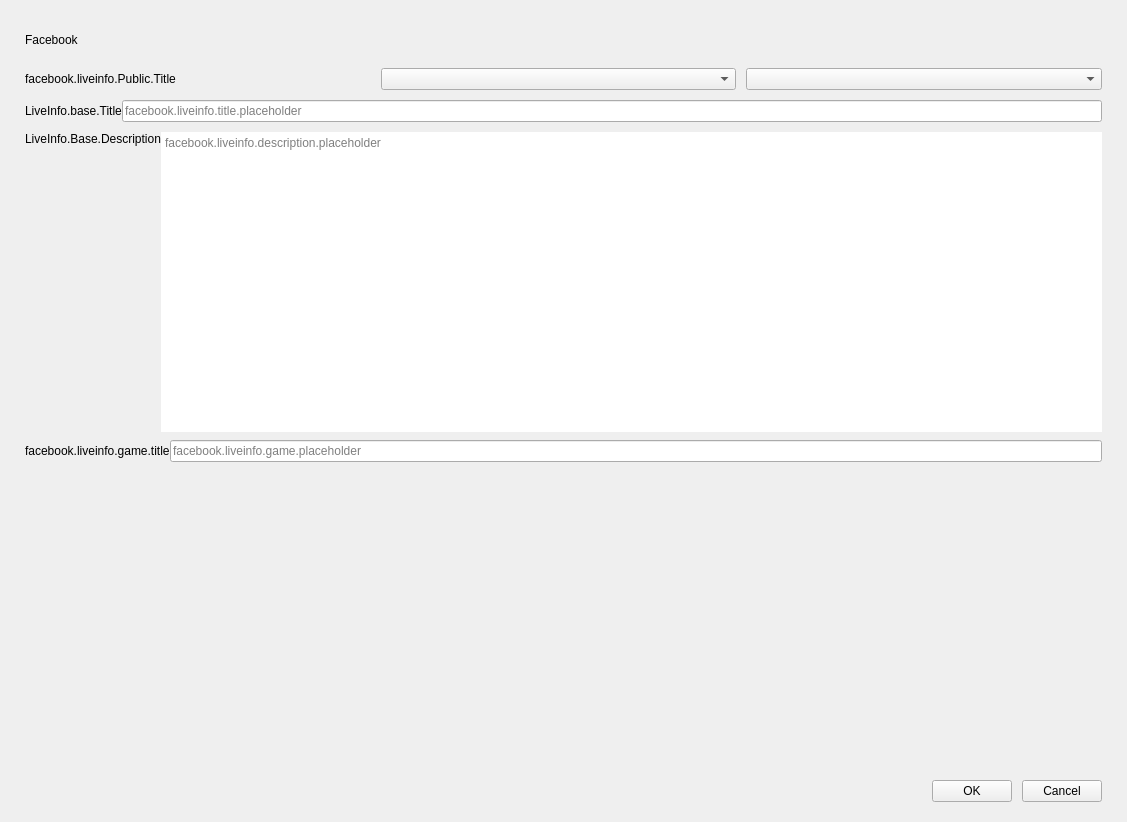
<?xml version="1.0" encoding="UTF-8"?>
<ui version="4.0">
 <class>PLSLiveInfoFacebook</class>
 <widget class="QWidget" name="PLSLiveInfoFacebook">
  <property name="geometry">
   <rect>
    <x>0</x>
    <y>0</y>
    <width>1127</width>
    <height>822</height>
   </rect>
  </property>
  <property name="windowTitle">
   <string>PLSLiveInfoFacebook</string>
  </property>
  <layout class="QVBoxLayout" name="verticalLayout">
   <property name="spacing">
    <number>0</number>
   </property>
   <property name="leftMargin">
    <number>0</number>
   </property>
   <property name="topMargin">
    <number>0</number>
   </property>
   <property name="rightMargin">
    <number>0</number>
   </property>
   <property name="bottomMargin">
    <number>0</number>
   </property>
   <item>
    <spacer name="verticalSpacer">
     <property name="orientation">
      <enum>Qt::Vertical</enum>
     </property>
     <property name="sizeType">
      <enum>QSizePolicy::Fixed</enum>
     </property>
     <property name="sizeHint" stdset="0">
      <size>
       <width>20</width>
       <height>30</height>
      </size>
     </property>
    </spacer>
   </item>
   <item>
    <layout class="QHBoxLayout" name="horizontalLayout_6">
     <property name="spacing">
      <number>0</number>
     </property>
     <item>
      <spacer name="horizontalSpacer_11">
       <property name="orientation">
        <enum>Qt::Horizontal</enum>
       </property>
       <property name="sizeType">
        <enum>QSizePolicy::Fixed</enum>
       </property>
       <property name="sizeHint" stdset="0">
        <size>
         <width>25</width>
         <height>20</height>
        </size>
       </property>
      </spacer>
     </item>
     <item>
      <widget class="QLabel" name="platformNameLabel">
       <property name="text">
        <string>Facebook</string>
       </property>
      </widget>
     </item>
    </layout>
   </item>
   <item>
    <spacer name="verticalSpacer_2">
     <property name="orientation">
      <enum>Qt::Vertical</enum>
     </property>
     <property name="sizeType">
      <enum>QSizePolicy::Fixed</enum>
     </property>
     <property name="sizeHint" stdset="0">
      <size>
       <width>20</width>
       <height>18</height>
      </size>
     </property>
    </spacer>
   </item>
   <item>
    <layout class="QHBoxLayout" name="horizontalLayout">
     <property name="spacing">
      <number>0</number>
     </property>
     <item>
      <spacer name="horizontalSpacer_3">
       <property name="orientation">
        <enum>Qt::Horizontal</enum>
       </property>
       <property name="sizeType">
        <enum>QSizePolicy::Fixed</enum>
       </property>
       <property name="sizeHint" stdset="0">
        <size>
         <width>25</width>
         <height>20</height>
        </size>
       </property>
      </spacer>
     </item>
     <item>
      <widget class="QLabel" name="labelOpen">
       <property name="text">
        <string>facebook.liveinfo.Public.Title</string>
       </property>
      </widget>
     </item>
     <item>
      <widget class="PLSLoadingCombox" name="shareFirstObject"/>
     </item>
     <item>
      <spacer name="horizontalSpacer">
       <property name="orientation">
        <enum>Qt::Horizontal</enum>
       </property>
       <property name="sizeType">
        <enum>QSizePolicy::Fixed</enum>
       </property>
       <property name="sizeHint" stdset="0">
        <size>
         <width>10</width>
         <height>20</height>
        </size>
       </property>
      </spacer>
     </item>
     <item>
      <widget class="PLSLoadingCombox" name="shareSecondObject"/>
     </item>
     <item>
      <spacer name="horizontalSpacer_4">
       <property name="orientation">
        <enum>Qt::Horizontal</enum>
       </property>
       <property name="sizeType">
        <enum>QSizePolicy::Fixed</enum>
       </property>
       <property name="sizeHint" stdset="0">
        <size>
         <width>25</width>
         <height>20</height>
        </size>
       </property>
      </spacer>
     </item>
    </layout>
   </item>
   <item>
    <spacer name="verticalSpacer_3">
     <property name="orientation">
      <enum>Qt::Vertical</enum>
     </property>
     <property name="sizeType">
      <enum>QSizePolicy::Fixed</enum>
     </property>
     <property name="sizeHint" stdset="0">
      <size>
       <width>20</width>
       <height>10</height>
      </size>
     </property>
    </spacer>
   </item>
   <item>
    <layout class="QHBoxLayout" name="horizontalLayout_2">
     <property name="spacing">
      <number>0</number>
     </property>
     <item>
      <spacer name="horizontalSpacer_5">
       <property name="orientation">
        <enum>Qt::Horizontal</enum>
       </property>
       <property name="sizeType">
        <enum>QSizePolicy::Fixed</enum>
       </property>
       <property name="sizeHint" stdset="0">
        <size>
         <width>25</width>
         <height>20</height>
        </size>
       </property>
      </spacer>
     </item>
     <item>
      <widget class="QLabel" name="labelTitle">
       <property name="text">
        <string>LiveInfo.base.Title</string>
       </property>
      </widget>
     </item>
     <item>
      <widget class="QLineEdit" name="titleField">
       <property name="placeholderText">
        <string>facebook.liveinfo.title.placeholder</string>
       </property>
      </widget>
     </item>
     <item>
      <spacer name="horizontalSpacer_6">
       <property name="orientation">
        <enum>Qt::Horizontal</enum>
       </property>
       <property name="sizeType">
        <enum>QSizePolicy::Fixed</enum>
       </property>
       <property name="sizeHint" stdset="0">
        <size>
         <width>25</width>
         <height>20</height>
        </size>
       </property>
      </spacer>
     </item>
    </layout>
   </item>
   <item>
    <spacer name="verticalSpacer_4">
     <property name="orientation">
      <enum>Qt::Vertical</enum>
     </property>
     <property name="sizeType">
      <enum>QSizePolicy::Fixed</enum>
     </property>
     <property name="sizeHint" stdset="0">
      <size>
       <width>20</width>
       <height>10</height>
      </size>
     </property>
    </spacer>
   </item>
   <item>
    <layout class="QHBoxLayout" name="horizontalLayout_3">
     <property name="spacing">
      <number>0</number>
     </property>
     <item>
      <spacer name="horizontalSpacer_7">
       <property name="orientation">
        <enum>Qt::Horizontal</enum>
       </property>
       <property name="sizeType">
        <enum>QSizePolicy::Fixed</enum>
       </property>
       <property name="sizeHint" stdset="0">
        <size>
         <width>25</width>
         <height>20</height>
        </size>
       </property>
      </spacer>
     </item>
     <item>
      <widget class="QLabel" name="labelDescription">
       <property name="text">
        <string>LiveInfo.Base.Description</string>
       </property>
       <property name="alignment">
        <set>Qt::AlignLeading|Qt::AlignLeft|Qt::AlignTop</set>
       </property>
      </widget>
     </item>
     <item>
      <widget class="QTextEdit" name="descriptionTitle">
       <property name="frameShape">
        <enum>QFrame::NoFrame</enum>
       </property>
       <property name="acceptRichText">
        <bool>false</bool>
       </property>
       <property name="placeholderText">
        <string>facebook.liveinfo.description.placeholder</string>
       </property>
      </widget>
     </item>
     <item>
      <spacer name="horizontalSpacer_8">
       <property name="orientation">
        <enum>Qt::Horizontal</enum>
       </property>
       <property name="sizeType">
        <enum>QSizePolicy::Fixed</enum>
       </property>
       <property name="sizeHint" stdset="0">
        <size>
         <width>25</width>
         <height>20</height>
        </size>
       </property>
      </spacer>
     </item>
    </layout>
   </item>
   <item>
    <spacer name="verticalSpacer_7">
     <property name="orientation">
      <enum>Qt::Vertical</enum>
     </property>
     <property name="sizeType">
      <enum>QSizePolicy::Fixed</enum>
     </property>
     <property name="sizeHint" stdset="0">
      <size>
       <width>20</width>
       <height>8</height>
      </size>
     </property>
    </spacer>
   </item>
   <item>
    <layout class="QHBoxLayout" name="horizontalLayout_7">
     <property name="spacing">
      <number>0</number>
     </property>
     <item>
      <spacer name="horizontalSpacer_12">
       <property name="orientation">
        <enum>Qt::Horizontal</enum>
       </property>
       <property name="sizeType">
        <enum>QSizePolicy::Fixed</enum>
       </property>
       <property name="sizeHint" stdset="0">
        <size>
         <width>25</width>
         <height>20</height>
        </size>
       </property>
      </spacer>
     </item>
     <item>
      <widget class="QLabel" name="gameLabel">
       <property name="text">
        <string>facebook.liveinfo.game.title</string>
       </property>
      </widget>
     </item>
     <item>
      <widget class="PLSFacebookGameLineEdit" name="gameLineEdit">
       <property name="placeholderText">
        <string>facebook.liveinfo.game.placeholder</string>
       </property>
      </widget>
     </item>
     <item>
      <spacer name="horizontalSpacer_13">
       <property name="orientation">
        <enum>Qt::Horizontal</enum>
       </property>
       <property name="sizeType">
        <enum>QSizePolicy::Fixed</enum>
       </property>
       <property name="sizeHint" stdset="0">
        <size>
         <width>25</width>
         <height>20</height>
        </size>
       </property>
      </spacer>
     </item>
    </layout>
   </item>
   <item>
    <spacer name="verticalSpacer_8">
     <property name="orientation">
      <enum>Qt::Vertical</enum>
     </property>
     <property name="sizeHint" stdset="0">
      <size>
       <width>20</width>
       <height>287</height>
      </size>
     </property>
    </spacer>
   </item>
   <item>
    <widget class="QWidget" name="lineView" native="true">
     <property name="palette">
      <palette>
       <active>
        <colorrole role="WindowText">
         <brush brushstyle="SolidPattern">
          <color alpha="255">
           <red>255</red>
           <green>255</green>
           <blue>255</blue>
          </color>
         </brush>
        </colorrole>
        <colorrole role="Button">
         <brush brushstyle="SolidPattern">
          <color alpha="255">
           <red>21</red>
           <green>21</green>
           <blue>21</blue>
          </color>
         </brush>
        </colorrole>
        <colorrole role="Light">
         <brush brushstyle="SolidPattern">
          <color alpha="255">
           <red>31</red>
           <green>31</green>
           <blue>31</blue>
          </color>
         </brush>
        </colorrole>
        <colorrole role="Midlight">
         <brush brushstyle="SolidPattern">
          <color alpha="255">
           <red>26</red>
           <green>26</green>
           <blue>26</blue>
          </color>
         </brush>
        </colorrole>
        <colorrole role="Dark">
         <brush brushstyle="SolidPattern">
          <color alpha="255">
           <red>10</red>
           <green>10</green>
           <blue>10</blue>
          </color>
         </brush>
        </colorrole>
        <colorrole role="Mid">
         <brush brushstyle="SolidPattern">
          <color alpha="255">
           <red>14</red>
           <green>14</green>
           <blue>14</blue>
          </color>
         </brush>
        </colorrole>
        <colorrole role="Text">
         <brush brushstyle="SolidPattern">
          <color alpha="255">
           <red>255</red>
           <green>255</green>
           <blue>255</blue>
          </color>
         </brush>
        </colorrole>
        <colorrole role="BrightText">
         <brush brushstyle="SolidPattern">
          <color alpha="255">
           <red>255</red>
           <green>255</green>
           <blue>255</blue>
          </color>
         </brush>
        </colorrole>
        <colorrole role="ButtonText">
         <brush brushstyle="SolidPattern">
          <color alpha="255">
           <red>255</red>
           <green>255</green>
           <blue>255</blue>
          </color>
         </brush>
        </colorrole>
        <colorrole role="Base">
         <brush brushstyle="SolidPattern">
          <color alpha="255">
           <red>0</red>
           <green>0</green>
           <blue>0</blue>
          </color>
         </brush>
        </colorrole>
        <colorrole role="Window">
         <brush brushstyle="SolidPattern">
          <color alpha="255">
           <red>21</red>
           <green>21</green>
           <blue>21</blue>
          </color>
         </brush>
        </colorrole>
        <colorrole role="Shadow">
         <brush brushstyle="SolidPattern">
          <color alpha="255">
           <red>0</red>
           <green>0</green>
           <blue>0</blue>
          </color>
         </brush>
        </colorrole>
        <colorrole role="AlternateBase">
         <brush brushstyle="SolidPattern">
          <color alpha="255">
           <red>10</red>
           <green>10</green>
           <blue>10</blue>
          </color>
         </brush>
        </colorrole>
        <colorrole role="ToolTipBase">
         <brush brushstyle="SolidPattern">
          <color alpha="255">
           <red>255</red>
           <green>255</green>
           <blue>220</blue>
          </color>
         </brush>
        </colorrole>
        <colorrole role="ToolTipText">
         <brush brushstyle="SolidPattern">
          <color alpha="255">
           <red>0</red>
           <green>0</green>
           <blue>0</blue>
          </color>
         </brush>
        </colorrole>
        <colorrole role="PlaceholderText">
         <brush brushstyle="SolidPattern">
          <color alpha="128">
           <red>255</red>
           <green>255</green>
           <blue>255</blue>
          </color>
         </brush>
        </colorrole>
       </active>
       <inactive>
        <colorrole role="WindowText">
         <brush brushstyle="SolidPattern">
          <color alpha="255">
           <red>255</red>
           <green>255</green>
           <blue>255</blue>
          </color>
         </brush>
        </colorrole>
        <colorrole role="Button">
         <brush brushstyle="SolidPattern">
          <color alpha="255">
           <red>21</red>
           <green>21</green>
           <blue>21</blue>
          </color>
         </brush>
        </colorrole>
        <colorrole role="Light">
         <brush brushstyle="SolidPattern">
          <color alpha="255">
           <red>31</red>
           <green>31</green>
           <blue>31</blue>
          </color>
         </brush>
        </colorrole>
        <colorrole role="Midlight">
         <brush brushstyle="SolidPattern">
          <color alpha="255">
           <red>26</red>
           <green>26</green>
           <blue>26</blue>
          </color>
         </brush>
        </colorrole>
        <colorrole role="Dark">
         <brush brushstyle="SolidPattern">
          <color alpha="255">
           <red>10</red>
           <green>10</green>
           <blue>10</blue>
          </color>
         </brush>
        </colorrole>
        <colorrole role="Mid">
         <brush brushstyle="SolidPattern">
          <color alpha="255">
           <red>14</red>
           <green>14</green>
           <blue>14</blue>
          </color>
         </brush>
        </colorrole>
        <colorrole role="Text">
         <brush brushstyle="SolidPattern">
          <color alpha="255">
           <red>255</red>
           <green>255</green>
           <blue>255</blue>
          </color>
         </brush>
        </colorrole>
        <colorrole role="BrightText">
         <brush brushstyle="SolidPattern">
          <color alpha="255">
           <red>255</red>
           <green>255</green>
           <blue>255</blue>
          </color>
         </brush>
        </colorrole>
        <colorrole role="ButtonText">
         <brush brushstyle="SolidPattern">
          <color alpha="255">
           <red>255</red>
           <green>255</green>
           <blue>255</blue>
          </color>
         </brush>
        </colorrole>
        <colorrole role="Base">
         <brush brushstyle="SolidPattern">
          <color alpha="255">
           <red>0</red>
           <green>0</green>
           <blue>0</blue>
          </color>
         </brush>
        </colorrole>
        <colorrole role="Window">
         <brush brushstyle="SolidPattern">
          <color alpha="255">
           <red>21</red>
           <green>21</green>
           <blue>21</blue>
          </color>
         </brush>
        </colorrole>
        <colorrole role="Shadow">
         <brush brushstyle="SolidPattern">
          <color alpha="255">
           <red>0</red>
           <green>0</green>
           <blue>0</blue>
          </color>
         </brush>
        </colorrole>
        <colorrole role="AlternateBase">
         <brush brushstyle="SolidPattern">
          <color alpha="255">
           <red>10</red>
           <green>10</green>
           <blue>10</blue>
          </color>
         </brush>
        </colorrole>
        <colorrole role="ToolTipBase">
         <brush brushstyle="SolidPattern">
          <color alpha="255">
           <red>255</red>
           <green>255</green>
           <blue>220</blue>
          </color>
         </brush>
        </colorrole>
        <colorrole role="ToolTipText">
         <brush brushstyle="SolidPattern">
          <color alpha="255">
           <red>0</red>
           <green>0</green>
           <blue>0</blue>
          </color>
         </brush>
        </colorrole>
        <colorrole role="PlaceholderText">
         <brush brushstyle="SolidPattern">
          <color alpha="128">
           <red>255</red>
           <green>255</green>
           <blue>255</blue>
          </color>
         </brush>
        </colorrole>
       </inactive>
       <disabled>
        <colorrole role="WindowText">
         <brush brushstyle="SolidPattern">
          <color alpha="255">
           <red>10</red>
           <green>10</green>
           <blue>10</blue>
          </color>
         </brush>
        </colorrole>
        <colorrole role="Button">
         <brush brushstyle="SolidPattern">
          <color alpha="255">
           <red>21</red>
           <green>21</green>
           <blue>21</blue>
          </color>
         </brush>
        </colorrole>
        <colorrole role="Light">
         <brush brushstyle="SolidPattern">
          <color alpha="255">
           <red>31</red>
           <green>31</green>
           <blue>31</blue>
          </color>
         </brush>
        </colorrole>
        <colorrole role="Midlight">
         <brush brushstyle="SolidPattern">
          <color alpha="255">
           <red>26</red>
           <green>26</green>
           <blue>26</blue>
          </color>
         </brush>
        </colorrole>
        <colorrole role="Dark">
         <brush brushstyle="SolidPattern">
          <color alpha="255">
           <red>10</red>
           <green>10</green>
           <blue>10</blue>
          </color>
         </brush>
        </colorrole>
        <colorrole role="Mid">
         <brush brushstyle="SolidPattern">
          <color alpha="255">
           <red>14</red>
           <green>14</green>
           <blue>14</blue>
          </color>
         </brush>
        </colorrole>
        <colorrole role="Text">
         <brush brushstyle="SolidPattern">
          <color alpha="255">
           <red>10</red>
           <green>10</green>
           <blue>10</blue>
          </color>
         </brush>
        </colorrole>
        <colorrole role="BrightText">
         <brush brushstyle="SolidPattern">
          <color alpha="255">
           <red>255</red>
           <green>255</green>
           <blue>255</blue>
          </color>
         </brush>
        </colorrole>
        <colorrole role="ButtonText">
         <brush brushstyle="SolidPattern">
          <color alpha="255">
           <red>10</red>
           <green>10</green>
           <blue>10</blue>
          </color>
         </brush>
        </colorrole>
        <colorrole role="Base">
         <brush brushstyle="SolidPattern">
          <color alpha="255">
           <red>21</red>
           <green>21</green>
           <blue>21</blue>
          </color>
         </brush>
        </colorrole>
        <colorrole role="Window">
         <brush brushstyle="SolidPattern">
          <color alpha="255">
           <red>21</red>
           <green>21</green>
           <blue>21</blue>
          </color>
         </brush>
        </colorrole>
        <colorrole role="Shadow">
         <brush brushstyle="SolidPattern">
          <color alpha="255">
           <red>0</red>
           <green>0</green>
           <blue>0</blue>
          </color>
         </brush>
        </colorrole>
        <colorrole role="AlternateBase">
         <brush brushstyle="SolidPattern">
          <color alpha="255">
           <red>21</red>
           <green>21</green>
           <blue>21</blue>
          </color>
         </brush>
        </colorrole>
        <colorrole role="ToolTipBase">
         <brush brushstyle="SolidPattern">
          <color alpha="255">
           <red>255</red>
           <green>255</green>
           <blue>220</blue>
          </color>
         </brush>
        </colorrole>
        <colorrole role="ToolTipText">
         <brush brushstyle="SolidPattern">
          <color alpha="255">
           <red>0</red>
           <green>0</green>
           <blue>0</blue>
          </color>
         </brush>
        </colorrole>
        <colorrole role="PlaceholderText">
         <brush brushstyle="SolidPattern">
          <color alpha="128">
           <red>255</red>
           <green>255</green>
           <blue>255</blue>
          </color>
         </brush>
        </colorrole>
       </disabled>
      </palette>
     </property>
     <property name="autoFillBackground">
      <bool>true</bool>
     </property>
    </widget>
   </item>
   <item>
    <spacer name="verticalSpacer_5">
     <property name="orientation">
      <enum>Qt::Vertical</enum>
     </property>
     <property name="sizeType">
      <enum>QSizePolicy::Fixed</enum>
     </property>
     <property name="sizeHint" stdset="0">
      <size>
       <width>20</width>
       <height>19</height>
      </size>
     </property>
    </spacer>
   </item>
   <item>
    <layout class="QHBoxLayout" name="horizontalLayout_5">
     <property name="spacing">
      <number>10</number>
     </property>
     <property name="rightMargin">
      <number>25</number>
     </property>
     <item>
      <spacer name="horizontalSpacer_9">
       <property name="orientation">
        <enum>Qt::Horizontal</enum>
       </property>
       <property name="sizeHint" stdset="0">
        <size>
         <width>40</width>
         <height>20</height>
        </size>
       </property>
      </spacer>
     </item>
     <item>
      <widget class="QPushButton" name="okButton">
       <property name="focusPolicy">
        <enum>Qt::NoFocus</enum>
       </property>
       <property name="text">
        <string>OK</string>
       </property>
       <property name="useFor" stdset="0">
        <string notr="true">Ok</string>
       </property>
      </widget>
     </item>
     <item>
      <widget class="QPushButton" name="cancelButton">
       <property name="focusPolicy">
        <enum>Qt::NoFocus</enum>
       </property>
       <property name="text">
        <string>Cancel</string>
       </property>
       <property name="useFor" stdset="0">
        <string notr="true">Cancel</string>
       </property>
      </widget>
     </item>
    </layout>
   </item>
   <item>
    <spacer name="verticalSpacer_6">
     <property name="orientation">
      <enum>Qt::Vertical</enum>
     </property>
     <property name="sizeType">
      <enum>QSizePolicy::Fixed</enum>
     </property>
     <property name="sizeHint" stdset="0">
      <size>
       <width>20</width>
       <height>20</height>
      </size>
     </property>
    </spacer>
   </item>
  </layout>
 </widget>
 <customwidgets>
  <customwidget>
   <class>PLSLoadingCombox</class>
   <extends>QComboBox</extends>
   <header location="global">PLSLoadingCombox.h</header>
  </customwidget>
  <customwidget>
   <class>PLSFacebookGameLineEdit</class>
   <extends>QLineEdit</extends>
   <header>PLSFacebookGameLineEdit.h</header>
  </customwidget>
 </customwidgets>
 <resources/>
 <connections/>
</ui>
